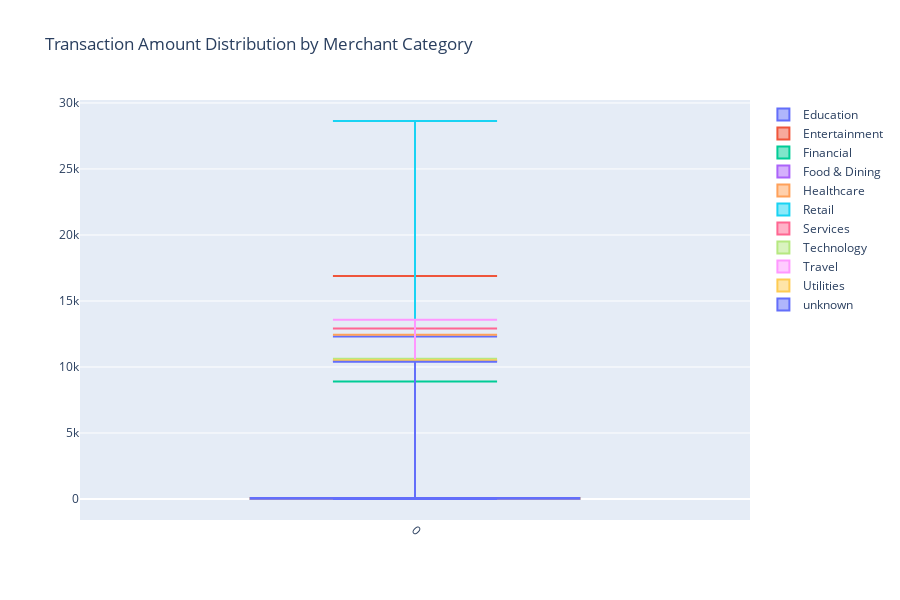
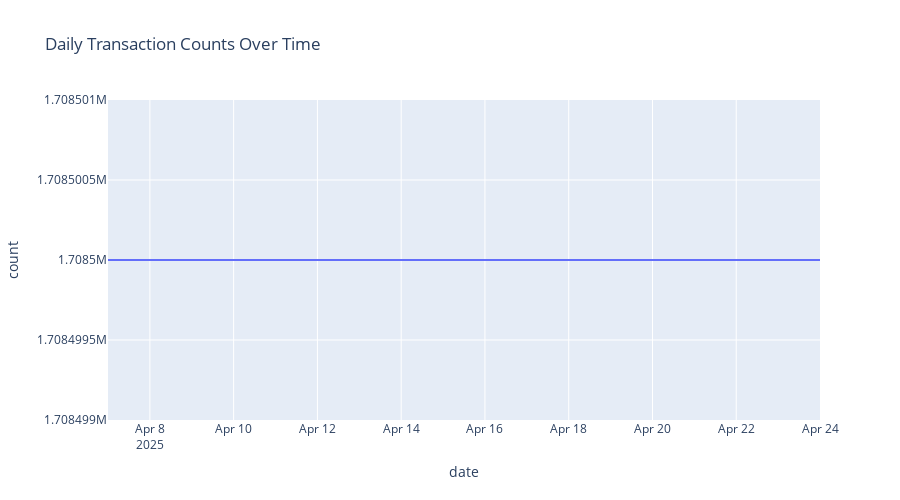
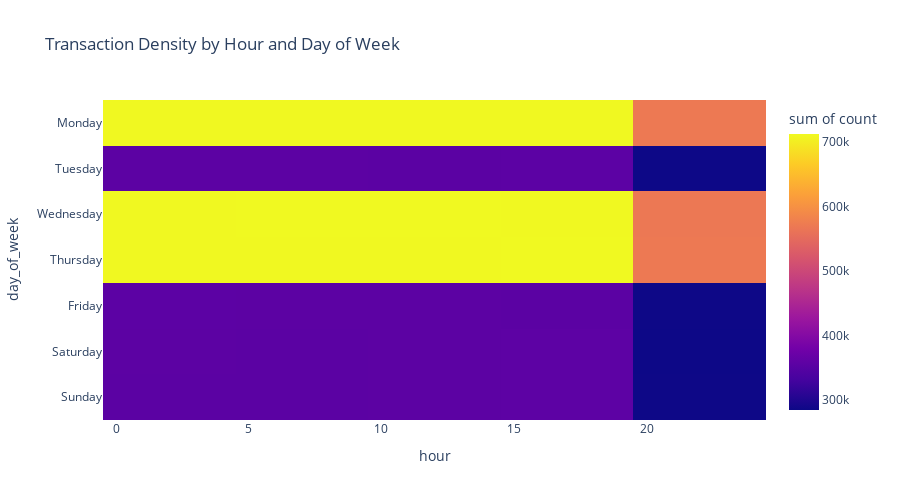

Notebook source saved alongside these figures, in order:
### Code cell
# Transaction amounts by merchant category (using aggregation instead of full data)
print("Calculating transaction statistics by merchant category...")
category_stats = sample_data.groupby('merchant_category')['amount'].agg([
    'min', 
    'median', 
    'max', 
    lambda x: x.quantile(0.25),  # First quartile (Q1)
    lambda x: x.quantile(0.75)   # Third quartile (Q3)
]).reset_index()
category_stats.columns = ['merchant_category', 'min', 'median', 'max', '25%', '75%']

# Create manual boxplot with statistics (more memory efficient than px.box with full dataset)
fig = go.Figure()
for _, row in category_stats.iterrows():
    fig.add_trace(go.Box(
        name=row['merchant_category'],
        lowerfence=[row['min']],
        q1=[row['25%']],
        median=[row['median']],
        q3=[row['75%']],
        upperfence=[row['max']],
        boxpoints=False  # Don't show individual points to save memory
    ))
fig.update_xaxes(tickangle=45)
fig.update_layout(height=600, width=900, title='Transaction Amount Distribution by Merchant Category')
fig.show()

# Daily transaction counts (already aggregated, so this is efficient)
print("Analyzing daily transaction patterns...")
daily_counts = sample_data.groupby('date').size().reset_index(name='count')
daily_counts['date'] = pd.to_datetime(daily_counts['date'])

# Only plot up to 180 days to keep visualization responsive
if len(daily_counts) > 180:
    print(f"Limiting chart to most recent 180 days out of {len(daily_counts)} total days")
    daily_counts = daily_counts.sort_values('date').tail(180)

fig = px.line(daily_counts, x='date', y='count', 
              title='Daily Transaction Counts Over Time')
fig.update_layout(height=500, width=900)
fig.show()

# Transaction flow by hour and day of week (already aggregated, so this is efficient)
print("Creating hour/day transaction heatmap...")
hourly_day_counts = sample_data.groupby(['day_of_week', 'hour']).size().reset_index(name='count')
day_order = ['Monday', 'Tuesday', 'Wednesday', 'Thursday', 'Friday', 'Saturday', 'Sunday']
fig = px.density_heatmap(hourly_day_counts, x='hour', y='day_of_week', z='count',
                         category_orders={"day_of_week": day_order},
                         title='Transaction Density by Hour and Day of Week')
fig.update_layout(height=500, width=900)
fig.show()

# 5.2 Memory-Efficient Geographic visualization
print("Aggregating geographic data...")
# Aggregate data by country (already efficient)
country_data = sample_data.groupby('location_country').agg({
    'transaction_id': 'count',
    'amount': ['sum', 'mean']  # Add mean to get average transaction amount
}).reset_index()

# Rename columns for clarity
country_data.columns = ['country', 'transaction_count', 'total_amount', 'avg_transaction_amount']

# Limit to top 50 countries if there are many
if len(country_data) > 50:
    print(f"Limiting choropleth map to top 50 countries by transaction count out of {len(country_data)} total")
    country_data = country_data.sort_values('transaction_count', ascending=False).head(50)

# Create choropleth map
fig = px.choropleth(country_data, 
                    locations='country', 
                    locationmode='country names',
                    color='transaction_count', 
                    hover_name='country',
                    hover_data=['transaction_count', 'total_amount'],
                    title='Transaction Count by Country',
                    color_continuous_scale=px.colors.sequential.Plasma)
fig.update_layout(height=600, width=900)
fig.show()

# 5.3 Memory-Efficient Transaction patterns over time by category
print("Analyzing trends by merchant category...")
# Group by date and merchant category (already efficient)
category_time_data = sample_data.groupby(['date', 'merchant_category']).size().reset_index(name='count')
category_time_data['date'] = pd.to_datetime(category_time_data['date'])

# Limit to top 5 merchant categories by volume to avoid cluttered visualization
top_categories = sample_data['merchant_category'].value_counts().head(5).index.tolist()
category_time_data_filtered = category_time_data[category_time_data['merchant_category'].isin(top_categories)]

print(f"Showing transaction trends for top {len(top_categories)} merchant categories")
fig = px.line(category_time_data_filtered, x='date', y='count', color='merchant_category',
              title=f'Transaction Counts for Top {len(top_categories)} Merchant Categories Over Time')
fig.update_layout(height=500, width=900)
fig.show()

# 5.4 Memory-Efficient Customer segmentation
print("Performing customer segmentation analysis...")
# Sample users if there are too many to process efficiently
max_users = 50000
user_sample = None
user_count = sample_data['user_id'].nunique()

if user_count > max_users:
    print(f"Sampling {max_users} users out of {user_count} for segmentation analysis")
    user_sample = sample_data['user_id'].drop_duplicates().sample(max_users).tolist()
    user_data = sample_data[sample_data['user_id'].isin(user_sample)]
else:
    user_data = sample_data

# Calculate metrics per user efficiently with a single groupby operation
user_metrics = user_data.groupby('user_id').agg({
    'transaction_id': 'count',
    'amount': ['sum', 'mean'],
    'timestamp': ['min', 'max']
}).reset_index()

user_metrics.columns = ['user_id', 'transaction_count', 'total_spend', 'avg_transaction', 'first_transaction', 'last_transaction']

# Calculate recency
latest_date = user_data['timestamp'].max()
user_metrics['recency_days'] = (latest_date - user_metrics['last_transaction']).dt.days
user_metrics['tenure_days'] = (user_metrics['last_transaction'] - user_metrics['first_transaction']).dt.days + 1  # Add 1 to avoid 0 days

# Handle potential issues with qcut (which can fail with too many ties)
try:
    user_metrics['spend_segment'] = pd.qcut(user_metrics['total_spend'], 3, labels=['Low', 'Medium', 'High'])
except ValueError:
    print("Using cut instead of qcut for spend segmentation due to too many ties")
    user_metrics['spend_segment'] = pd.cut(user_metrics['total_spend'], 3, labels=['Low', 'Medium', 'High'])

try:
    user_metrics['frequency_segment'] = pd.qcut(user_metrics['transaction_count'], 3, labels=['Low', 'Medium', 'High'])
except ValueError:
    print("Using cut instead of qcut for frequency segmentation due to too many ties")
    user_metrics['frequency_segment'] = pd.cut(user_metrics['transaction_count'], 3, labels=['Low', 'Medium', 'High'])

try:
    user_metrics['recency_segment'] = pd.qcut(user_metrics['recency_days'], 3, labels=['Recent', 'Moderate', 'Old'])
except ValueError:
    print("Using cut instead of qcut for recency segmentation due to too many ties")
    user_metrics['recency_segment'] = pd.cut(user_metrics['recency_days'], 3, labels=['Recent', 'Moderate', 'Old'])

# Sample for visualization if still too large
if len(user_metrics) > 5000:
    print(f"Sampling {5000} users for visualization out of {len(user_metrics)}")
    viz_sample = user_metrics.sample(5000)
else:
    viz_sample = user_metrics

# Visualize user segments with a subset
fig = px.scatter(viz_sample, x='transaction_count', y='total_spend', 
                color='recency_segment', size='avg_transaction',
                hover_data=['user_id', 'tenure_days'],
                title='Customer Segmentation by Spend, Frequency and Recency (Sample)')
fig.update_layout(height=600, width=900)
fig.show()

# Extra: Add summary statistics by segment for complete insights without visualization limits
print("\nSegment Summary Statistics:")
segment_stats = user_metrics.groupby(['spend_segment', 'frequency_segment', 'recency_segment']).agg({
    'user_id': 'count',
    'total_spend': 'mean',
    'transaction_count': 'mean',
    'avg_transaction': 'mean',
    'recency_days': 'mean',
    'tenure_days': 'mean'
}).reset_index()

segment_stats.columns = ['Spend', 'Frequency', 'Recency', 'User Count', 'Avg Total Spend', 
                         'Avg Transaction Count', 'Avg Transaction Size', 'Avg Recency Days', 'Avg Tenure Days']
display(segment_stats.sort_values(['Spend', 'Frequency', 'Recency']))

### Figure 1 — Plotly figure (JSON) as saved in the notebook; plotly's stock layout.template omitted (floating-point values rounded to 4 significant figures)
{"data": [{"boxpoints": false, "lowerfence": [0.05], "median": [33.14], "name": "Education", "q1": [14.75], "q3": [74.38], "type": "box", "upperfence": [12320.0]}, {"boxpoints": false, "lowerfence": [0.09], "median": [33.13], "name": "Entertainment", "q1": [14.74], "q3": [74.33], "type": "box", "upperfence": [16890.0]}, {"boxpoints": false, "lowerfence": [0.1], "median": [33.14], "name": "Financial", "q1": [14.75], "q3": [74.44], "type": "box", "upperfence": [8894.0]}, {"boxpoints": false, "lowerfence": [0.05], "median": [33.13], "name": "Food & Dining", "q1": [14.76], "q3": [74.61], "type": "box", "upperfence": [10460.0]}, {"boxpoints": false, "lowerfence": [0.09], "median": [33.17], "name": "Healthcare", "q1": [14.76], "q3": [74.4], "type": "box", "upperfence": [12440.0]}, {"boxpoints": false, "lowerfence": [0.05], "median": [33.1], "name": "Retail", "q1": [14.73], "q3": [74.37], "type": "box", "upperfence": [28630.0]}, {"boxpoints": false, "lowerfence": [0.14], "median": [33.14], "name": "Services", "q1": [14.74], "q3": [74.51], "type": "box", "upperfence": [12910.0]}, {"boxpoints": false, "lowerfence": [0.12], "median": [33.13], "name": "Technology", "q1": [14.76], "q3": [74.47], "type": "box", "upperfence": [10620.0]}, {"boxpoints": false, "lowerfence": [0.05], "median": [33.09], "name": "Travel", "q1": [14.73], "q3": [74.36], "type": "box", "upperfence": [13570.0]}, {"boxpoints": false, "lowerfence": [0.1], "median": [33.14], "name": "Utilities", "q1": [14.74], "q3": [74.38], "type": "box", "upperfence": [10510.0]}, {"boxpoints": false, "lowerfence": [0.12], "median": [33.23], "name": "unknown", "q1": [14.72], "q3": [74.48], "type": "box", "upperfence": [10400.0]}], "layout": {"height": 600, "title": {"text": "Transaction Amount Distribution by Merchant Category"}, "width": 900, "xaxis": {"tickangle": 45}}}

### Figure 2 — Plotly figure (JSON) as saved in the notebook; plotly's stock layout.template omitted (floating-point values rounded to 4 significant figures)
{"data": [{"hovertemplate": "date=%{x}<br>count=%{y}<extra></extra>", "legendgroup": "", "line": {"color": "#636efa", "dash": "solid"}, "marker": {"symbol": "circle"}, "mode": "lines", "name": "", "orientation": "v", "showlegend": false, "type": "scatter", "x": ["2025-04-07T00:00:00.000000000", "2025-04-16T00:00:00.000000000", "2025-04-17T00:00:00.000000000", "2025-04-18T00:00:00.000000000", "2025-04-19T00:00:00.000000000", "2025-04-20T00:00:00.000000000", "2025-04-21T00:00:00.000000000", "2025-04-22T00:00:00.000000000", "2025-04-23T00:00:00.000000000", "2025-04-24T00:00:00.000000000"], "xaxis": "x", "y": [1708500, 1708500, 1708500, 1708500, 1708500, 1708500, 1708500, 1708500, 1708500, 1708500], "yaxis": "y"}], "layout": {"height": 500, "legend": {"tracegroupgap": 0}, "title": {"text": "Daily Transaction Counts Over Time"}, "width": 900, "xaxis": {"anchor": "y", "domain": [0, 1], "title": {"text": "date"}}, "yaxis": {"anchor": "x", "domain": [0, 1], "title": {"text": "count"}}}}

### Figure 3 — Plotly figure (JSON) as saved in the notebook; plotly's stock layout.template omitted (floating-point values rounded to 4 significant figures; data arrays with more than 128 entries replaced by an {"elided": "..."} marker saying what was removed)
{"data": [{"coloraxis": "coloraxis", "histfunc": "sum", "hovertemplate": "hour=%{x}<br>day_of_week=%{y}<br>sum of count=%{z}<extra></extra>", "name": "", "type": "histogram2d", "x": {"elided": "168 int values"}, "xaxis": "x", "xbingroup": "x", "y": {"elided": "168 str values"}, "yaxis": "y", "ybingroup": "y", "z": {"elided": "168 int values"}}], "layout": {"coloraxis": {"colorbar": {"title": {"text": "sum of count"}}, "colorscale": [[0, "#0d0887"], [0.1111, "#46039f"], [0.2222, "#7201a8"], [0.3333, "#9c179e"], [0.4444, "#bd3786"], [0.5556, "#d8576b"], [0.6667, "#ed7953"], [0.7778, "#fb9f3a"], [0.8889, "#fdca26"], [1, "#f0f921"]]}, "height": 500, "legend": {"tracegroupgap": 0}, "title": {"text": "Transaction Density by Hour and Day of Week"}, "width": 900, "xaxis": {"anchor": "y", "domain": [0, 1], "title": {"text": "hour"}}, "yaxis": {"anchor": "x", "categoryarray": ["Sunday", "Saturday", "Friday", "Thursday", "Wednesday", "Tuesday", "Monday"], "categoryorder": "array", "domain": [0, 1], "title": {"text": "day_of_week"}}}}
